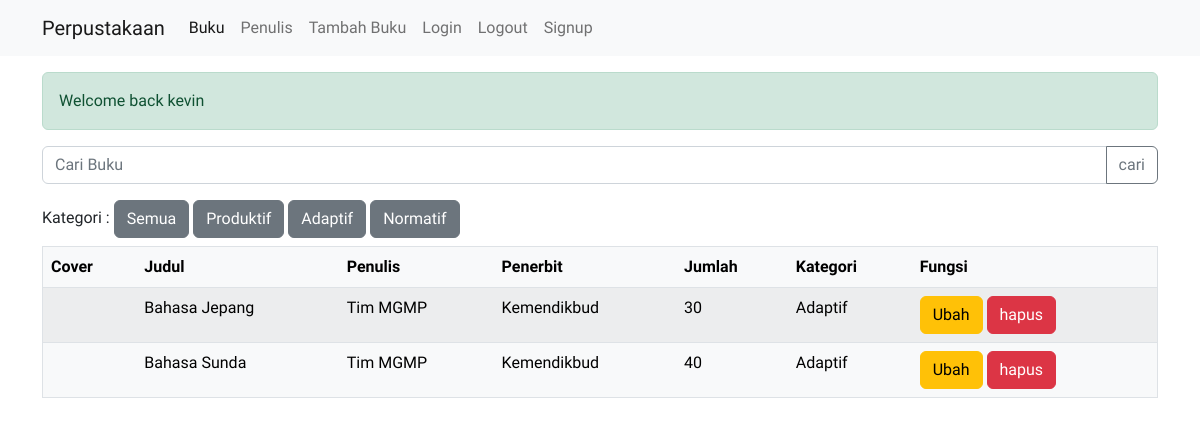
Page /buku/?kategori=2 (signed in) on the committed database.
### perpustakaan/models.py (models this page shows, shortened)
class Keterangan(models.Model):
    nama = models.CharField(max_length=50)
    keterangan = models.TextField()
    def __str__(self):
        return self.nama

class Buku(models.Model):
    judul =  models.CharField(max_length=50)
    penulis = models.CharField(max_length=40)
    penerbit = models.CharField(max_length=40)
    jumlah = models.IntegerField(null=True)
    keterangan = models.ForeignKey("Keterangan", on_delete=models.CASCADE,null=True)
    cover = models.ImageField(upload_to='cover',null=True)
    tanggal = models.DateTimeField(auto_now_add=True,null=True)

### perpustakaan/views.py (the view)
# urls.py: path('buku/', buku, name='buku'),
@login_required(login_url=LOGIN_URL)
def buku(request):
    buku_buku = Buku.objects.all()
    keterangan_keterangan = Keterangan.objects.all()
    buku_search = request.GET.get('buku')
    keterangan_search = request.GET.get('kategori')
    if buku_search:
        buku_buku = Buku.objects.filter(judul__icontains=buku_search)
    elif keterangan_search:
        buku_buku = Buku.objects.filter(keterangan=keterangan_search)
    konteks = {
        "page" : "buku",
        "buku_buku" : buku_buku ,
        "keterangan_keterangan" : keterangan_keterangan
    }
    return render(request,'buku.html', konteks)

### perpustakaan/templates/buku.html (shortened to what this page needs)
{% extends 'base.html' %}
{% block content %}
    <div class="container my-3">
        <div class="alert alert-success">Welcome back {{ user }}</div>
        <form action="" method="get" class="my-3">
            <div class="input-group mb-3">
                <input type="text" class="form-control" placeholder="Cari Buku" aria-label="Cari Buku" aria-describedby="button-addon2" name="buku">
                <button class="btn btn-outline-secondary" type="submit" id="button-addon2">cari</button>
            </div>
        </form>
        <p class="my-2">Kategori :
            <a class="btn btn-secondary" href="?kategori=">Semua</a>
            {% for keterangan in keterangan_keterangan %}
            <a class="btn btn-secondary" href="?kategori={{ keterangan.id }}">{{ keterangan.nama }}</a>
            {% endfor %}
        </p>
        <table class="table table-light table-striped border">
            <thead>
              <tr>
                <th scope="col">Cover</th>
                <th scope="col">Judul</th>
                <th scope="col">Penulis</th>
                <th scope="col">Penerbit</th>
                <th scope="col">Jumlah</th>
                <th scope="col">Kategori</th>
                <th scope="col">Fungsi</th>
              </tr>
            </thead>
            <tbody>
                {% for buku in buku_buku %}
                    <tr>
                        {% if buku.cover %}
                          <td>
                          </td>
                        {% endif %}
                        <td>{{ buku.judul }}</td>
                        <td>{{ buku.penulis }}</td>
                        <td>{{ buku.penerbit }}</td>
                        <td>{{ buku.jumlah }}</td>
                        <td>{{ buku.keterangan }}</td>
                        <td>
                            <a href="/buku/ubah/{{ buku.id }}" class="btn btn-warning">Ubah</a>
                            <button type="button" class="btn btn-danger" data-bs-toggle="modal" data-bs-target="#hapus-{{ buku.id }}">
                                hapus
                            </button>
                        </td>
                    </tr>
                {% endfor %}
            </tbody>
          </table>
    </div>
{% endblock %}

### static/css/style.css (style rules this page uses)
* { padding: 0; margin: 0; box-sizing: border-box; font-family: "Viga"; }

### rows in the picture
Keterangan: nama "Produktif"
Keterangan: nama "Adaptif"
Keterangan: nama "Normatif"
Buku: judul "Bahasa Jepang", penulis "Tim MGMP", penerbit "Kemendikbud", jumlah "30", keterangan "Adaptif"
Buku: judul "Bahasa Sunda", penulis "Tim MGMP", penerbit "Kemendikbud", jumlah "40", keterangan "Adaptif"

### other values in the picture
{{ user }} "kevin"
